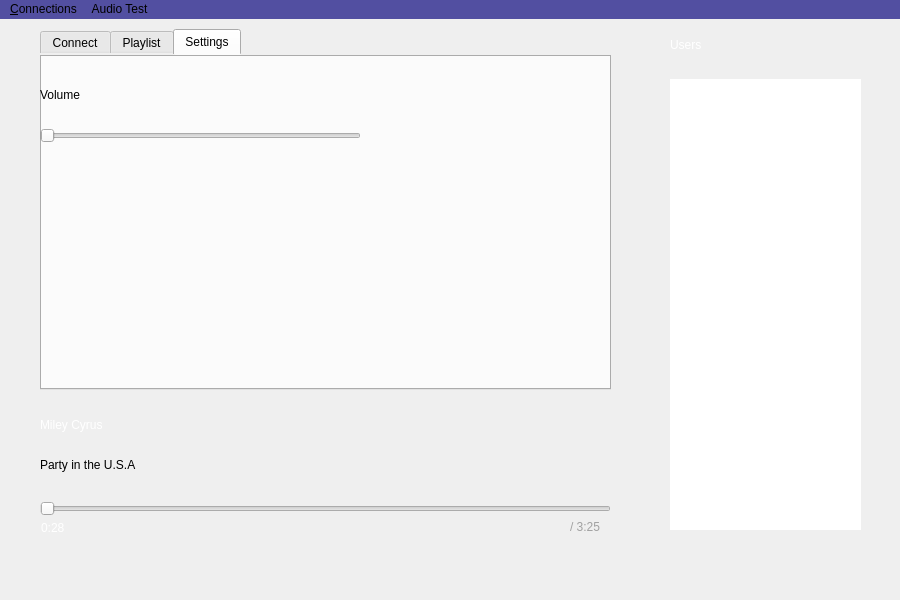
<?xml version="1.0" encoding="UTF-8"?>
<ui version="4.0">
 <class>MainWindow</class>
 <widget class="QMainWindow" name="MainWindow">
  <property name="geometry">
   <rect>
    <x>0</x>
    <y>0</y>
    <width>900</width>
    <height>600</height>
   </rect>
  </property>
  <property name="sizePolicy">
   <sizepolicy hsizetype="Fixed" vsizetype="Preferred">
    <horstretch>0</horstretch>
    <verstretch>0</verstretch>
   </sizepolicy>
  </property>
  <property name="minimumSize">
   <size>
    <width>900</width>
    <height>600</height>
   </size>
  </property>
  <property name="maximumSize">
   <size>
    <width>900</width>
    <height>600</height>
   </size>
  </property>
  <property name="windowTitle">
   <string>Need a fancy program name and icon</string>
  </property>
  <property name="toolTipDuration">
   <number>8</number>
  </property>
  <property name="styleSheet">
   <string notr="true">border: 0;</string>
  </property>
  <widget class="QWidget" name="centralWidget">
   <widget class="QLabel" name="label_3">
    <property name="geometry">
     <rect>
      <x>40</x>
      <y>390</y>
      <width>161</width>
      <height>31</height>
     </rect>
    </property>
    <property name="styleSheet">
     <string notr="true">font: 57 8pt &quot;DINPro-Medium&quot;;
font: 57 14pt &quot;Roboto Medium&quot;;
color: white;</string>
    </property>
    <property name="text">
     <string>Miley Cyrus</string>
    </property>
   </widget>
   <widget class="QSlider" name="horizontalSlider">
    <property name="geometry">
     <rect>
      <x>40</x>
      <y>480</y>
      <width>571</width>
      <height>19</height>
     </rect>
    </property>
    <property name="orientation">
     <enum>Qt::Horizontal</enum>
    </property>
   </widget>
   <widget class="QLabel" name="label_6">
    <property name="geometry">
     <rect>
      <x>40</x>
      <y>430</y>
      <width>181</width>
      <height>31</height>
     </rect>
    </property>
    <property name="styleSheet">
     <string notr="true">font: 57 8pt &quot;DINPro-Medium&quot;;
font: 25 italic 11pt &quot;Roboto Light&quot;;</string>
    </property>
    <property name="text">
     <string>Party in the U.S.A</string>
    </property>
   </widget>
   <widget class="QTabWidget" name="tabWidget">
    <property name="geometry">
     <rect>
      <x>40</x>
      <y>10</y>
      <width>571</width>
      <height>361</height>
     </rect>
    </property>
    <property name="styleSheet">
     <string notr="true">font: 57 11pt &quot;Roboto Medium&quot;;
border: 0;</string>
    </property>
    <property name="currentIndex">
     <number>2</number>
    </property>
    <widget class="QWidget" name="tab_3">
     <attribute name="title">
      <string>Connect</string>
     </attribute>
     <widget class="QLineEdit" name="lineEdit">
      <property name="geometry">
       <rect>
        <x>0</x>
        <y>80</y>
        <width>251</width>
        <height>41</height>
       </rect>
      </property>
     </widget>
     <widget class="QLabel" name="label_5">
      <property name="geometry">
       <rect>
        <x>0</x>
        <y>40</y>
        <width>111</width>
        <height>19</height>
       </rect>
      </property>
      <property name="text">
       <string>IP Address</string>
      </property>
     </widget>
     <widget class="QPushButton" name="pushButton">
      <property name="geometry">
       <rect>
        <x>320</x>
        <y>180</y>
        <width>131</width>
        <height>51</height>
       </rect>
      </property>
      <property name="styleSheet">
       <string notr="true">background-color: #524FA1;
color: white;
 box-shadow: 3px 3px 5px 6px #ccc;</string>
      </property>
      <property name="text">
       <string>Connect</string>
      </property>
      <property name="autoDefault">
       <bool>false</bool>
      </property>
      <property name="default">
       <bool>false</bool>
      </property>
     </widget>
     <widget class="QLabel" name="label_7">
      <property name="geometry">
       <rect>
        <x>320</x>
        <y>40</y>
        <width>101</width>
        <height>19</height>
       </rect>
      </property>
      <property name="text">
       <string>Socket</string>
      </property>
     </widget>
     <widget class="QLineEdit" name="lineEdit_2">
      <property name="geometry">
       <rect>
        <x>320</x>
        <y>80</y>
        <width>111</width>
        <height>41</height>
       </rect>
      </property>
     </widget>
    </widget>
    <widget class="QWidget" name="tab">
     <attribute name="title">
      <string>Playlist</string>
     </attribute>
     <widget class="QListWidget" name="playList">
      <property name="geometry">
       <rect>
        <x>0</x>
        <y>0</y>
        <width>571</width>
        <height>331</height>
       </rect>
      </property>
      <property name="styleSheet">
       <string notr="true">border: 0;</string>
      </property>
     </widget>
    </widget>
    <widget class="QWidget" name="tab_2">
     <attribute name="title">
      <string>Settings</string>
     </attribute>
     <widget class="QSlider" name="volumeSlider">
      <property name="geometry">
       <rect>
        <x>0</x>
        <y>70</y>
        <width>321</width>
        <height>22</height>
       </rect>
      </property>
      <property name="orientation">
       <enum>Qt::Horizontal</enum>
      </property>
     </widget>
     <widget class="QLabel" name="label_8">
      <property name="geometry">
       <rect>
        <x>0</x>
        <y>30</y>
        <width>101</width>
        <height>19</height>
       </rect>
      </property>
      <property name="text">
       <string>Volume</string>
      </property>
     </widget>
    </widget>
   </widget>
   <widget class="QPushButton" name="playPauseButton">
    <property name="geometry">
     <rect>
      <x>520</x>
      <y>390</y>
      <width>41</width>
      <height>41</height>
     </rect>
    </property>
    <property name="maximumSize">
     <size>
      <width>75</width>
      <height>16777215</height>
     </size>
    </property>
    <property name="font">
     <font>
      <family>Roboto</family>
     </font>
    </property>
    <property name="text">
     <string/>
    </property>
    <property name="iconSize">
     <size>
      <width>32</width>
      <height>32</height>
     </size>
    </property>
    <property name="default">
     <bool>false</bool>
    </property>
   </widget>
   <widget class="QPushButton" name="stopButton">
    <property name="geometry">
     <rect>
      <x>570</x>
      <y>390</y>
      <width>41</width>
      <height>41</height>
     </rect>
    </property>
    <property name="maximumSize">
     <size>
      <width>75</width>
      <height>16777215</height>
     </size>
    </property>
    <property name="font">
     <font>
      <family>Roboto</family>
     </font>
    </property>
    <property name="text">
     <string/>
    </property>
    <property name="iconSize">
     <size>
      <width>32</width>
      <height>32</height>
     </size>
    </property>
   </widget>
   <widget class="QLabel" name="label">
    <property name="geometry">
     <rect>
      <x>41</x>
      <y>501</y>
      <width>61</width>
      <height>16</height>
     </rect>
    </property>
    <property name="styleSheet">
     <string notr="true">font: 75 8pt &quot;Roboto Light&quot;;
color: rgb(255, 255, 255);</string>
    </property>
    <property name="text">
     <string>0:28</string>
    </property>
   </widget>
   <widget class="QLabel" name="label_2">
    <property name="geometry">
     <rect>
      <x>570</x>
      <y>500</y>
      <width>61</width>
      <height>16</height>
     </rect>
    </property>
    <property name="styleSheet">
     <string notr="true">font: 25 8pt &quot;Roboto Light&quot;;
color: rgb(161, 161, 161);</string>
    </property>
    <property name="text">
     <string>/ 3:25</string>
    </property>
   </widget>
   <widget class="QListWidget" name="userList">
    <property name="geometry">
     <rect>
      <x>670</x>
      <y>60</y>
      <width>191</width>
      <height>451</height>
     </rect>
    </property>
    <property name="styleSheet">
     <string notr="true">font: 57 11pt &quot;Roboto Medium&quot;;
</string>
    </property>
   </widget>
   <widget class="QLabel" name="label_4">
    <property name="geometry">
     <rect>
      <x>670</x>
      <y>10</y>
      <width>161</width>
      <height>31</height>
     </rect>
    </property>
    <property name="styleSheet">
     <string notr="true">font: 57 8pt &quot;DINPro-Medium&quot;;
font: 57 14pt &quot;Roboto Medium&quot;;
color: white;</string>
    </property>
    <property name="text">
     <string>Users</string>
    </property>
   </widget>
  </widget>
  <widget class="QStatusBar" name="statusBar"/>
  <widget class="QMenuBar" name="menuBar">
   <property name="geometry">
    <rect>
     <x>0</x>
     <y>0</y>
     <width>900</width>
     <height>30</height>
    </rect>
   </property>
   <property name="styleSheet">
    <string notr="true">background-color: #524FA1;</string>
   </property>
   <widget class="QMenu" name="menuConnections">
    <property name="title">
     <string>&amp;Connections</string>
    </property>
    <addaction name="separator"/>
    <addaction name="actionJoin_Multicast"/>
   </widget>
   <widget class="QMenu" name="menuAudio_Test">
    <property name="title">
     <string>Audio Test</string>
    </property>
    <addaction name="actionPlaylist"/>
    <addaction name="actionCB"/>
   </widget>
   <addaction name="menuConnections"/>
   <addaction name="menuAudio_Test"/>
  </widget>
  <action name="action_Request_Playlist">
   <property name="text">
    <string>&amp;Request Playlist</string>
   </property>
  </action>
  <action name="action_Visible">
   <property name="checkable">
    <bool>true</bool>
   </property>
   <property name="checked">
    <bool>true</bool>
   </property>
   <property name="text">
    <string>&amp;Visible</string>
   </property>
  </action>
  <action name="action_Host_Multicast">
   <property name="text">
    <string>&amp;Host Multicast</string>
   </property>
  </action>
  <action name="actionAqua">
   <property name="text">
    <string>Aqua</string>
   </property>
  </action>
  <action name="actionRed">
   <property name="text">
    <string>Red</string>
   </property>
  </action>
  <action name="actionBlack">
   <property name="text">
    <string>Black</string>
   </property>
  </action>
  <action name="actionCrimson">
   <property name="text">
    <string>Crimson</string>
   </property>
  </action>
  <action name="actionChocolate">
   <property name="text">
    <string>Chocolate</string>
   </property>
  </action>
  <action name="actionDarkMagenta">
   <property name="text">
    <string>DarkMagenta </string>
   </property>
  </action>
  <action name="actionV">
   <property name="text">
    <string>DeepPink </string>
   </property>
  </action>
  <action name="actionForestGreen">
   <property name="text">
    <string>ForestGreen </string>
   </property>
  </action>
  <action name="actionAqua_2">
   <property name="text">
    <string>Aqua</string>
   </property>
  </action>
  <action name="actionRed_2">
   <property name="text">
    <string>Red</string>
   </property>
  </action>
  <action name="actionBlack_2">
   <property name="text">
    <string>Black</string>
   </property>
  </action>
  <action name="actionCrimson_2">
   <property name="text">
    <string>Crimson</string>
   </property>
  </action>
  <action name="actionChocolate_2">
   <property name="text">
    <string>Chocolate</string>
   </property>
  </action>
  <action name="actionDarkMegenta">
   <property name="text">
    <string>DarkMagenta</string>
   </property>
  </action>
  <action name="actionDeepPink">
   <property name="text">
    <string>DeepPink</string>
   </property>
  </action>
  <action name="actionForestGreen_2">
   <property name="text">
    <string>ForestGreen</string>
   </property>
  </action>
  <action name="actionWhite">
   <property name="text">
    <string>White</string>
   </property>
  </action>
  <action name="actionWhite_2">
   <property name="text">
    <string>White</string>
   </property>
  </action>
  <action name="action_Modify">
   <property name="text">
    <string>Custom</string>
   </property>
  </action>
  <action name="action_Advanced">
   <property name="checkable">
    <bool>true</bool>
   </property>
   <property name="checked">
    <bool>true</bool>
   </property>
   <property name="text">
    <string>Advanced</string>
   </property>
  </action>
  <action name="action_Folder">
   <property name="text">
    <string>Folder</string>
   </property>
  </action>
  <action name="action_Song">
   <property name="text">
    <string>Song</string>
   </property>
  </action>
  <action name="action_Default">
   <property name="text">
    <string>Default</string>
   </property>
  </action>
  <action name="action_Tiger">
   <property name="text">
    <string>Tiger</string>
   </property>
  </action>
  <action name="actionConnect">
   <property name="text">
    <string>Connect</string>
   </property>
  </action>
  <action name="actionDisconnect">
   <property name="text">
    <string>Disconnect</string>
   </property>
  </action>
  <action name="actionPlaylist">
   <property name="text">
    <string>Playlist</string>
   </property>
  </action>
  <action name="actionJoin_Multicast">
   <property name="text">
    <string>Join Multicast</string>
   </property>
  </action>
  <action name="actionCB">
   <property name="text">
    <string>CB</string>
   </property>
  </action>
 </widget>
 <layoutdefault spacing="6" margin="11"/>
 <resources/>
 <connections/>
</ui>
